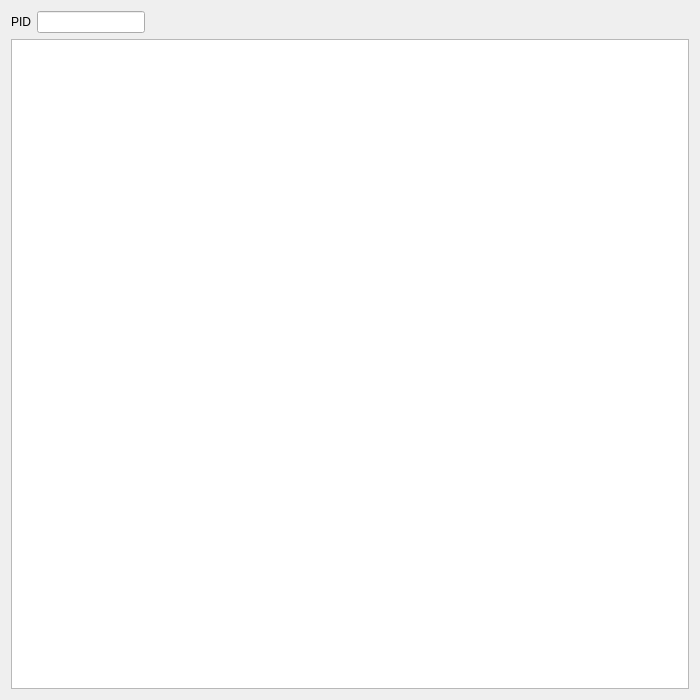
<?xml version="1.0" encoding="UTF-8"?>
<ui version="4.0">
 <class>SpindaPainter</class>
 <widget class="QWidget" name="SpindaPainter">
  <property name="geometry">
   <rect>
    <x>0</x>
    <y>0</y>
    <width>700</width>
    <height>700</height>
   </rect>
  </property>
  <property name="minimumSize">
   <size>
    <width>700</width>
    <height>700</height>
   </size>
  </property>
  <property name="maximumSize">
   <size>
    <width>700</width>
    <height>700</height>
   </size>
  </property>
  <property name="windowTitle">
   <string>Spinda Painter</string>
  </property>
  <layout class="QGridLayout" name="gridLayout">
   <item row="0" column="1">
    <widget class="TextBox" name="textBoxPID">
     <property name="sizePolicy">
      <sizepolicy hsizetype="Preferred" vsizetype="Fixed">
       <horstretch>0</horstretch>
       <verstretch>0</verstretch>
      </sizepolicy>
     </property>
     <property name="maxLength">
      <number>8</number>
     </property>
    </widget>
   </item>
   <item row="0" column="0">
    <widget class="QLabel" name="labelPID">
     <property name="text">
      <string>PID</string>
     </property>
    </widget>
   </item>
   <item row="0" column="2">
    <spacer name="horizontalSpacer">
     <property name="orientation">
      <enum>Qt::Horizontal</enum>
     </property>
     <property name="sizeHint" stdset="0">
      <size>
       <width>40</width>
       <height>20</height>
      </size>
     </property>
    </spacer>
   </item>
   <item row="1" column="0" colspan="3">
    <widget class="QGraphicsView" name="graphicsView"/>
   </item>
  </layout>
 </widget>
 <customwidgets>
  <customwidget>
   <class>TextBox</class>
   <extends>QLineEdit</extends>
   <header>Forms/Controls/TextBox.hpp</header>
  </customwidget>
 </customwidgets>
 <resources/>
 <connections/>
</ui>
